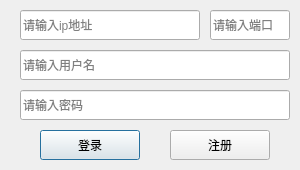
<?xml version="1.0" encoding="UTF-8"?>
<ui version="4.0">
 <class>Login</class>
 <widget class="QDialog" name="Login">
  <property name="geometry">
   <rect>
    <x>0</x>
    <y>0</y>
    <width>300</width>
    <height>170</height>
   </rect>
  </property>
  <property name="windowTitle">
   <string>Login</string>
  </property>
  <widget class="QPushButton" name="uLoginBtn">
   <property name="geometry">
    <rect>
     <x>40</x>
     <y>130</y>
     <width>100</width>
     <height>30</height>
    </rect>
   </property>
   <property name="text">
    <string>登录</string>
   </property>
  </widget>
  <widget class="QPushButton" name="uRegisterBtn">
   <property name="geometry">
    <rect>
     <x>170</x>
     <y>130</y>
     <width>100</width>
     <height>30</height>
    </rect>
   </property>
   <property name="text">
    <string>注册</string>
   </property>
  </widget>
  <widget class="QLineEdit" name="lineEditUser">
   <property name="geometry">
    <rect>
     <x>20</x>
     <y>50</y>
     <width>270</width>
     <height>30</height>
    </rect>
   </property>
   <property name="placeholderText">
    <string>请输入用户名</string>
   </property>
  </widget>
  <widget class="QLineEdit" name="lineEditPwd">
   <property name="geometry">
    <rect>
     <x>20</x>
     <y>90</y>
     <width>270</width>
     <height>30</height>
    </rect>
   </property>
   <property name="echoMode">
    <enum>QLineEdit::EchoMode::Password</enum>
   </property>
   <property name="placeholderText">
    <string>请输入密码</string>
   </property>
  </widget>
  <widget class="QLineEdit" name="lineEditIp">
   <property name="geometry">
    <rect>
     <x>20</x>
     <y>10</y>
     <width>180</width>
     <height>30</height>
    </rect>
   </property>
   <property name="sizeIncrement">
    <size>
     <width>0</width>
     <height>0</height>
    </size>
   </property>
   <property name="placeholderText">
    <string>请输入ip地址</string>
   </property>
  </widget>
  <widget class="QLineEdit" name="lineEditPort">
   <property name="geometry">
    <rect>
     <x>210</x>
     <y>10</y>
     <width>80</width>
     <height>30</height>
    </rect>
   </property>
   <property name="baseSize">
    <size>
     <width>0</width>
     <height>0</height>
    </size>
   </property>
   <property name="text">
    <string/>
   </property>
   <property name="maxLength">
    <number>5</number>
   </property>
   <property name="placeholderText">
    <string>请输入端口</string>
   </property>
  </widget>
 </widget>
 <resources/>
 <connections/>
</ui>
